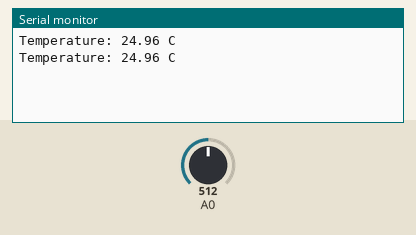
Simulated run of this sketch. Board: Arduino Uno, built with avr-gcc and run on an emulated ATmega328P. Parts: the last lines printed to the serial monitor. Inputs (shaded band) come from the test bench; at power-on: A0 = 512.

Above: at 1.8 s.
1.9 s: A0 set to 716
At 2.8 s:
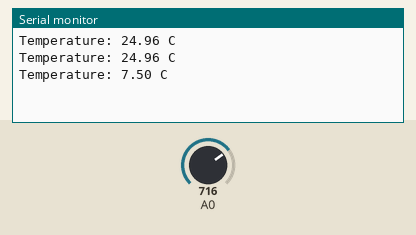
3.4 s: A0 set to 900
At 4.5 s:
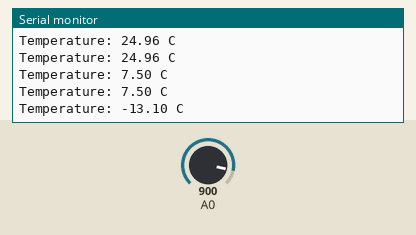
Timing chart, 0 to 6.4 s (numbered marks = the images above; inputs shaded):
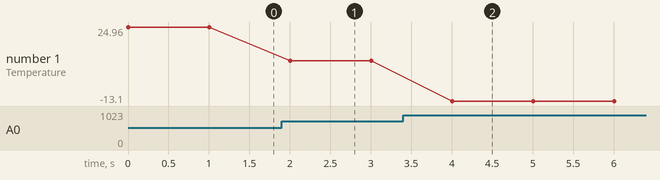

Measured:
- after the input at 1.9 s, the serial monitor: prints a new line after 0.10 s (image 1)
- after the input at 3.4 s, the serial monitor: prints a new line after 0.60 s (image 2)
- plotted number 1: 24.96 → 7.5 after the input at 1.9 s, 7.5 → -13.1 after the input at 3.4 s

The sketch:

thermister.ino
```cpp
void setup() {
  Serial.begin(9600);
}

void loop() {
  int adcValue = analogRead(A0);
  float Vout = adcValue * 5.0 / 1023.0;      // ถ้าใช้ Arduino UNO (10-bit, 5V)
  float Rth = 10000.0 * Vout / (5.0 - Vout); // คำนวณค่า R ของ thermistor
  // แปลงเป็นอุณหภูมิ
  float tempK = 1.0 / ( (1.0 / 298.15) + (1.0 / 4050) * log(Rth / 10000.0) );
  float tempC = tempK - 273.15;

  Serial.print("Temperature: ");
  Serial.print(tempC);
  Serial.println(" C");

  delay(1000);
}
```
